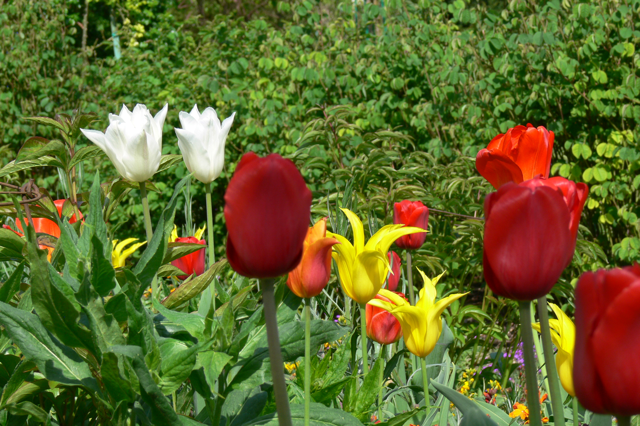
#> input picture kernel/flowers4.png, 640 x 426 px
$ python code.py
#> lines starting #> are read from the running program, lines starting #| are printed output that depends on the picture
import cv2
import numpy as np
import matplotlib.pyplot as plt
import os

os.chdir(os.path.dirname(__file__))

# carrega imagem em escala cinza
img = cv2.imread('flowers4.png', cv2.IMREAD_GRAYSCALE)
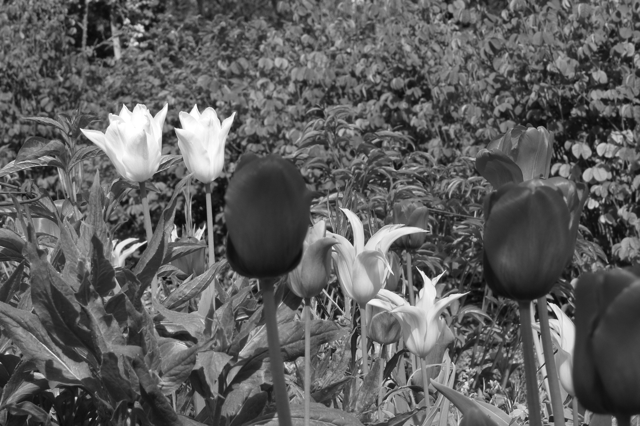
#> img: shape (426, 640); min 9, max 255, mean 94.6
img_double = img.astype(np.float64) / 255.0

cv2.imshow('Imagem Original', img)
cv2.waitKey(0)

kU = np.ones((15, 15), dtype=np.float64)
kU = kU / kU.sum()

plt.figure(figsize=(4, 4))
plt.imshow(kU, cmap='gray')
plt.title('Kernel Médio 15x15 (volume unitário)')
plt.colorbar()
plt.show()
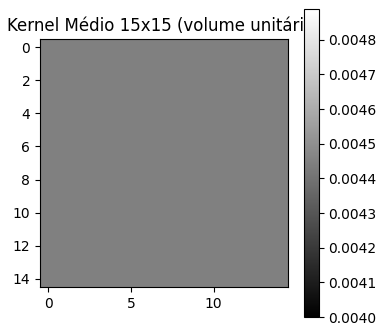
#> figure drawn by matplotlib, 2 panels


imU = cv2.filter2D(img_double, -1, kU)
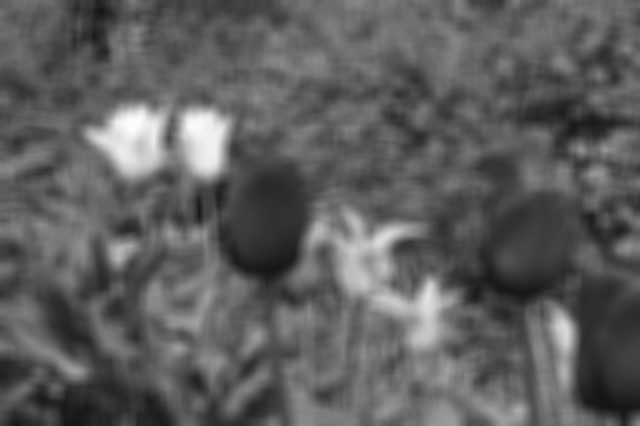
#> imU: shape (426, 640) float64; min 0.0797, max 0.997, mean 0.371

cv2.imshow('Imagem após Convolução (Kernel Médio 15x15)', imU)
cv2.waitKey(0)

sigma = 5
L = 8
ksize = (2* L) + 1
g1d = cv2.getGaussianKernel(ksize, sigma)
kG = g1d @ g1d.T

plt.figure(figsize=(10, 5))
plt.imshow(kG, cmap='gray')
plt.title('Kernel Gaussiano 17x17 (σ=5)')
plt.show()
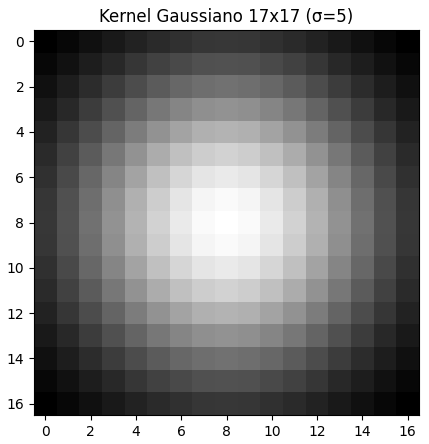
#> figure drawn by matplotlib, 1 panel

imG = cv2.GaussianBlur(img_double, (ksize, ksize), sigma)
cv2.imshow('Imagem após Convolução (Kernel Gaussiano σ=5)', imG)
cv2.waitKey(0)

plt.figure(figsize=(12, 4))
plt.subplot(1, 3, 1)
plt.imshow(img_double, cmap='gray')
plt.title('Imagem Original')
plt.axis('off')

plt.subplot(1, 3, 2)
plt.imshow(imU, cmap='gray')
plt.title('Média 15x15')
plt.axis('off')

plt.subplot(1, 3, 3)
plt.imshow(imG, cmap='gray')
plt.title('Gaussiano σ=5')
plt.axis('off')

plt.show()


print("""
Observações:
- O filtro médio (imU) é não isotrópico e pode gerar linhas verticais/horizontais.
- O filtro Gaussiano (imG) é isotrópico e produz uma suavização mais natural.
""")
